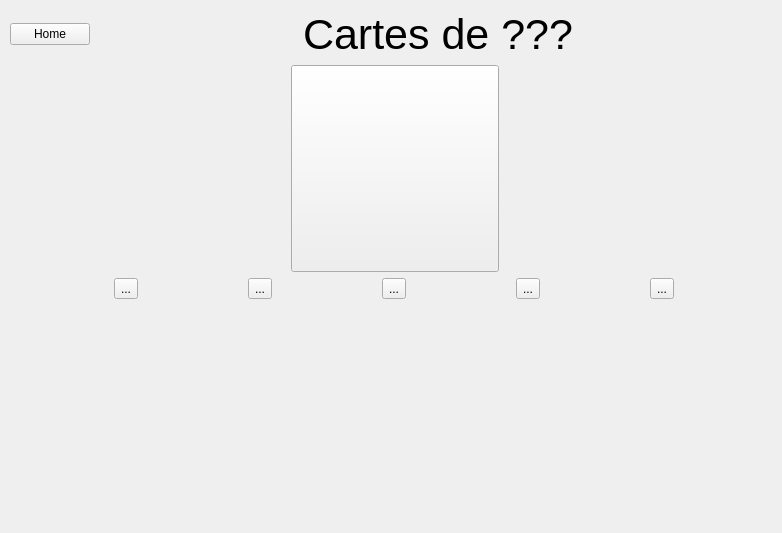
<?xml version="1.0" encoding="UTF-8"?>
<ui version="4.0">
 <class>Form</class>
 <widget class="QWidget" name="Form">
  <property name="geometry">
   <rect>
    <x>0</x>
    <y>0</y>
    <width>782</width>
    <height>533</height>
   </rect>
  </property>
  <property name="windowTitle">
   <string>Form</string>
  </property>
  <widget class="QWidget" name="verticalLayoutWidget">
   <property name="geometry">
    <rect>
     <x>10</x>
     <y>10</y>
     <width>771</width>
     <height>521</height>
    </rect>
   </property>
   <layout class="QVBoxLayout" name="verticalLayout">
    <item>
     <layout class="QHBoxLayout" name="horizontalLayout">
      <item>
       <widget class="QPushButton" name="pushButton">
        <property name="text">
         <string>Home</string>
        </property>
       </widget>
      </item>
      <item>
       <spacer name="horizontalSpacer">
        <property name="orientation">
         <enum>Qt::Horizontal</enum>
        </property>
        <property name="sizeHint" stdset="0">
         <size>
          <width>40</width>
          <height>20</height>
         </size>
        </property>
       </spacer>
      </item>
      <item>
       <widget class="QLabel" name="label">
        <property name="font">
         <font>
          <pointsize>32</pointsize>
         </font>
        </property>
        <property name="text">
         <string>Cartes de ???</string>
        </property>
       </widget>
      </item>
      <item>
       <spacer name="horizontalSpacer_2">
        <property name="orientation">
         <enum>Qt::Horizontal</enum>
        </property>
        <property name="sizeHint" stdset="0">
         <size>
          <width>40</width>
          <height>20</height>
         </size>
        </property>
       </spacer>
      </item>
     </layout>
    </item>
    <item>
     <layout class="QVBoxLayout" name="verticalLayout_2">
      <item>
       <layout class="QHBoxLayout" name="horizontalLayout_2">
        <item>
         <widget class="QToolButton" name="toolButton">
          <property name="minimumSize">
           <size>
            <width>30</width>
            <height>51</height>
           </size>
          </property>
          <property name="font">
           <font>
            <pointsize>10</pointsize>
           </font>
          </property>
          <property name="text">
           <string/>
          </property>
          <property name="icon">
           <iconset>
            <normaloff>image/backPerso.png</normaloff>image/backPerso.png</iconset>
          </property>
          <property name="iconSize">
           <size>
            <width>200</width>
            <height>200</height>
           </size>
          </property>
         </widget>
        </item>
       </layout>
      </item>
      <item>
       <layout class="QHBoxLayout" name="horizontalLayout_3">
        <item>
         <widget class="QToolButton" name="toolButton_4">
          <property name="text">
           <string>...</string>
          </property>
          <property name="icon">
           <iconset>
            <normaloff>image/backCard.png</normaloff>image/backCard.png</iconset>
          </property>
          <property name="iconSize">
           <size>
            <width>75</width>
            <height>75</height>
           </size>
          </property>
          <property name="shortcut">
           <string/>
          </property>
         </widget>
        </item>
        <item>
         <widget class="QToolButton" name="toolButton_3">
          <property name="text">
           <string>...</string>
          </property>
          <property name="icon">
           <iconset>
            <normaloff>image/backCard.png</normaloff>image/backCard.png</iconset>
          </property>
          <property name="iconSize">
           <size>
            <width>75</width>
            <height>75</height>
           </size>
          </property>
         </widget>
        </item>
        <item>
         <widget class="QToolButton" name="toolButton_2">
          <property name="text">
           <string>...</string>
          </property>
          <property name="icon">
           <iconset>
            <normaloff>image/backCard.png</normaloff>image/backCard.png</iconset>
          </property>
          <property name="iconSize">
           <size>
            <width>75</width>
            <height>75</height>
           </size>
          </property>
         </widget>
        </item>
        <item>
         <widget class="QToolButton" name="toolButton_6">
          <property name="text">
           <string>...</string>
          </property>
          <property name="icon">
           <iconset>
            <normaloff>image/backCard.png</normaloff>image/backCard.png</iconset>
          </property>
          <property name="iconSize">
           <size>
            <width>75</width>
            <height>75</height>
           </size>
          </property>
         </widget>
        </item>
        <item>
         <widget class="QToolButton" name="toolButton_5">
          <property name="text">
           <string>...</string>
          </property>
          <property name="icon">
           <iconset>
            <normaloff>image/backCard.png</normaloff>image/backCard.png</iconset>
          </property>
          <property name="iconSize">
           <size>
            <width>75</width>
            <height>75</height>
           </size>
          </property>
         </widget>
        </item>
       </layout>
      </item>
     </layout>
    </item>
    <item>
     <spacer name="verticalSpacer">
      <property name="orientation">
       <enum>Qt::Vertical</enum>
      </property>
      <property name="sizeHint" stdset="0">
       <size>
        <width>20</width>
        <height>40</height>
       </size>
      </property>
     </spacer>
    </item>
   </layout>
  </widget>
 </widget>
 <resources/>
 <connections/>
</ui>
